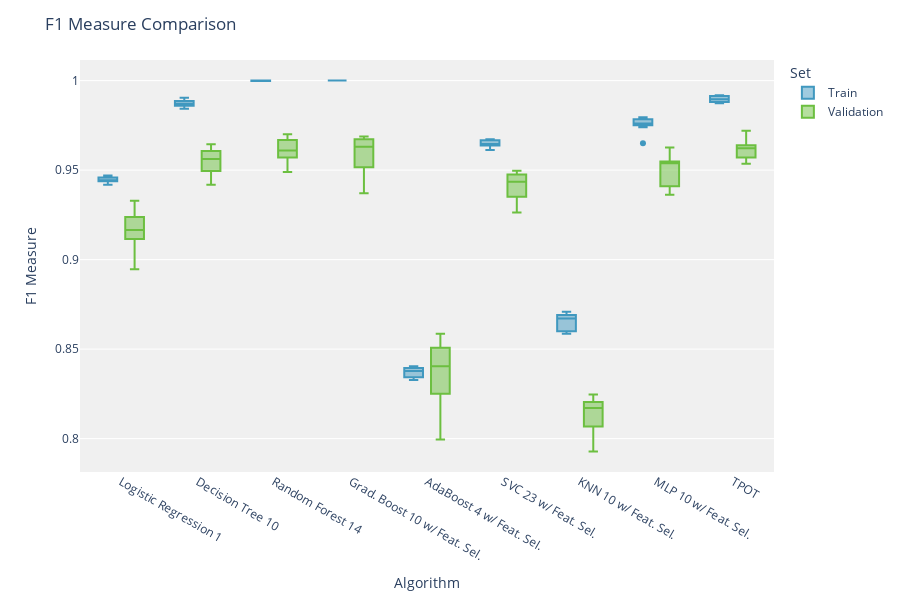

Notebook source saved alongside this figure:
### Code cell
import plotly.express as px
import ast
import pandas as pd

# Assuming you have a DataFrame named 'df' with algorithm names as columns and F1 scores as lists in each cell

# Extracting the F1 scores for train and validation sets
train_scores = f1_to_plot.loc['Train F1']
validation_scores = f1_to_plot.loc['Val F1']

# Converting the strings to lists
train_scores = train_scores.apply(ast.literal_eval)
validation_scores = validation_scores.apply(ast.literal_eval)

# Creating a new DataFrame in the required format
data_train = pd.DataFrame()
data_val = pd.DataFrame()

for col in train_scores.index:
    data_train = pd.concat([data_train, pd.DataFrame({'Algorithm': [col] * len(train_scores[col]),
                                                      'Score': train_scores[col],
                                                      'Set': 'Train'})], ignore_index=True)
    data_val = pd.concat([data_val, pd.DataFrame({'Algorithm': [col] * len(validation_scores[col]),
                                                  'Score': validation_scores[col],
                                                  'Set': 'Validation'})], ignore_index=True)

data = pd.concat([data_train, data_val])

# Defining custom colors for the box plot
color_map = {'Train': 'rgb(64, 152, 191)', 'Validation': 'rgb(108, 191, 64)'}

# Creating the box plot using Plotly Express
fig = px.box(data, x='Algorithm', y='Score', color='Set', color_discrete_map=color_map)

# Updating the layout
fig.update_layout(title='F1 Measure Comparison',
                  xaxis_title='Algorithm',
                  yaxis_title='F1 Measure',
                  legend_title='Set',
                  plot_bgcolor='rgb(240, 240, 240)',
                  height=600)  # Adjust the height value as per your preference

# Showing the plot
fig.show()

### Figure 1 — Plotly figure (JSON) as saved in the notebook; plotly's stock layout.template omitted (floating-point values rounded to 4 significant figures)
{"data": [{"alignmentgroup": "True", "hovertemplate": "Set=Train<br>Algorithm=%{x}<br>Score=%{y}<extra></extra>", "legendgroup": "Train", "marker": {"color": "rgb(64, 152, 191)"}, "name": "Train", "notched": false, "offsetgroup": "Train", "orientation": "v", "showlegend": true, "type": "box", "x": ["Logistic Regression 1", "Logistic Regression 1", "Logistic Regression 1", "Logistic Regression 1", "Logistic Regression 1", "Logistic Regression 1", "Logistic Regression 1", "Logistic Regression 1", "Logistic Regression 1", "Logistic Regression 1", "Decision Tree 10", "Decision Tree 10", "Decision Tree 10", "Decision Tree 10", "Decision Tree 10", "Decision Tree 10", "Decision Tree 10", "Decision Tree 10", "Decision Tree 10", "Decision Tree 10", "Random Forest 14", "Random Forest 14", "Random Forest 14", "Random Forest 14", "Random Forest 14", "Random Forest 14", "Random Forest 14", "Random Forest 14", "Random Forest 14", "Random Forest 14", "Grad. Boost 10 w/ Feat. Sel.", "Grad. Boost 10 w/ Feat. Sel.", "Grad. Boost 10 w/ Feat. Sel.", "Grad. Boost 10 w/ Feat. Sel.", "Grad. Boost 10 w/ Feat. Sel.", "Grad. Boost 10 w/ Feat. Sel.", "Grad. Boost 10 w/ Feat. Sel.", "Grad. Boost 10 w/ Feat. Sel.", "Grad. Boost 10 w/ Feat. Sel.", "Grad. Boost 10 w/ Feat. Sel.", "AdaBoost 4 w/ Feat. Sel.", "AdaBoost 4 w/ Feat. Sel.", "AdaBoost 4 w/ Feat. Sel.", "AdaBoost 4 w/ Feat. Sel.", "AdaBoost 4 w/ Feat. Sel.", "AdaBoost 4 w/ Feat. Sel.", "AdaBoost 4 w/ Feat. Sel.", "AdaBoost 4 w/ Feat. Sel.", "AdaBoost 4 w/ Feat. Sel.", "AdaBoost 4 w/ Feat. Sel.", "SVC 23 w/ Feat. Sel.", "SVC 23 w/ Feat. Sel.", "SVC 23 w/ Feat. Sel.", "SVC 23 w/ Feat. Sel.", "SVC 23 w/ Feat. Sel.", "SVC 23 w/ Feat. Sel.", "SVC 23 w/ Feat. Sel.", "SVC 23 w/ Feat. Sel.", "SVC 23 w/ Feat. Sel.", "SVC 23 w/ Feat. Sel.", "KNN 10 w/ Feat. Sel.", "KNN 10 w/ Feat. Sel.", "KNN 10 w/ Feat. Sel.", "KNN 10 w/ Feat. Sel.", "KNN 10 w/ Feat. Sel.", "KNN 10 w/ Feat. Sel.", "KNN 10 w/ Feat. Sel.", "KNN 10 w/ Feat. Sel.", "KNN 10 w/ Feat. Sel.", "KNN 10 w/ Feat. Sel.", "MLP 10 w/ Feat. Sel.", "MLP 10 w/ Feat. Sel.", "MLP 10 w/ Feat. Sel.", "MLP 10 w/ Feat. Sel.", "MLP 10 w/ Feat. Sel.", "MLP 10 w/ Feat. Sel.", "MLP 10 w/ Feat. Sel.", "MLP 10 w/ Feat. Sel.", "MLP 10 w/ Feat. Sel.", "MLP 10 w/ Feat. Sel.", "TPOT", "TPOT", "TPOT", "TPOT", "TPOT", "TPOT", "TPOT", "TPOT", "TPOT", "TPOT"], "x0": " ", "xaxis": "x", "y": [0.9422, 0.9437, 0.9466, 0.9444, 0.9442, 0.9441, 0.9459, 0.9418, 0.947, 0.9442, 0.9885, 0.9842, 0.986, 0.9859, 0.9877, 0.99, 0.9904, 0.985, 0.9876, 0.9866, 1, 1, 1, 1, 1, 1, 0.9998, 0.9998, 0.9998, 1, 1, 1, 1, 1, 1, 1, 1, 1, 1, 1, 0.8358, 0.8399, 0.8395, 0.8338, 0.8342, 0.8386, 0.8391, 0.8328, 0.8404, 0.8369, 0.964, 0.9619, 0.9648, 0.9669, 0.9667, 0.9638, 0.9612, 0.9643, 0.9672, 0.9662, 0.8708, 0.8689, 0.8642, 0.86, 0.869, 0.8695, 0.8586, 0.8691, 0.8653, 0.8588, 0.9784, 0.965, 0.9739, 0.9754, 0.9795, 0.9759, 0.9751, 0.977, 0.9786, 0.9761, 0.989, 0.9881, 0.9914, 0.9877, 0.9918, 0.9905, 0.9901, 0.9916, 0.9883, 0.9873], "y0": " ", "yaxis": "y"}, {"alignmentgroup": "True", "hovertemplate": "Set=Validation<br>Algorithm=%{x}<br>Score=%{y}<extra></extra>", "legendgroup": "Validation", "marker": {"color": "rgb(108, 191, 64)"}, "name": "Validation", "notched": false, "offsetgroup": "Validation", "orientation": "v", "showlegend": true, "type": "box", "x": ["Logistic Regression 1", "Logistic Regression 1", "Logistic Regression 1", "Logistic Regression 1", "Logistic Regression 1", "Logistic Regression 1", "Logistic Regression 1", "Logistic Regression 1", "Logistic Regression 1", "Logistic Regression 1", "Decision Tree 10", "Decision Tree 10", "Decision Tree 10", "Decision Tree 10", "Decision Tree 10", "Decision Tree 10", "Decision Tree 10", "Decision Tree 10", "Decision Tree 10", "Decision Tree 10", "Random Forest 14", "Random Forest 14", "Random Forest 14", "Random Forest 14", "Random Forest 14", "Random Forest 14", "Random Forest 14", "Random Forest 14", "Random Forest 14", "Random Forest 14", "Grad. Boost 10 w/ Feat. Sel.", "Grad. Boost 10 w/ Feat. Sel.", "Grad. Boost 10 w/ Feat. Sel.", "Grad. Boost 10 w/ Feat. Sel.", "Grad. Boost 10 w/ Feat. Sel.", "Grad. Boost 10 w/ Feat. Sel.", "Grad. Boost 10 w/ Feat. Sel.", "Grad. Boost 10 w/ Feat. Sel.", "Grad. Boost 10 w/ Feat. Sel.", "Grad. Boost 10 w/ Feat. Sel.", "AdaBoost 4 w/ Feat. Sel.", "AdaBoost 4 w/ Feat. Sel.", "AdaBoost 4 w/ Feat. Sel.", "AdaBoost 4 w/ Feat. Sel.", "AdaBoost 4 w/ Feat. Sel.", "AdaBoost 4 w/ Feat. Sel.", "AdaBoost 4 w/ Feat. Sel.", "AdaBoost 4 w/ Feat. Sel.", "AdaBoost 4 w/ Feat. Sel.", "AdaBoost 4 w/ Feat. Sel.", "SVC 23 w/ Feat. Sel.", "SVC 23 w/ Feat. Sel.", "SVC 23 w/ Feat. Sel.", "SVC 23 w/ Feat. Sel.", "SVC 23 w/ Feat. Sel.", "SVC 23 w/ Feat. Sel.", "SVC 23 w/ Feat. Sel.", "SVC 23 w/ Feat. Sel.", "SVC 23 w/ Feat. Sel.", "SVC 23 w/ Feat. Sel.", "KNN 10 w/ Feat. Sel.", "KNN 10 w/ Feat. Sel.", "KNN 10 w/ Feat. Sel.", "KNN 10 w/ Feat. Sel.", "KNN 10 w/ Feat. Sel.", "KNN 10 w/ Feat. Sel.", "KNN 10 w/ Feat. Sel.", "KNN 10 w/ Feat. Sel.", "KNN 10 w/ Feat. Sel.", "KNN 10 w/ Feat. Sel.", "MLP 10 w/ Feat. Sel.", "MLP 10 w/ Feat. Sel.", "MLP 10 w/ Feat. Sel.", "MLP 10 w/ Feat. Sel.", "MLP 10 w/ Feat. Sel.", "MLP 10 w/ Feat. Sel.", "MLP 10 w/ Feat. Sel.", "MLP 10 w/ Feat. Sel.", "MLP 10 w/ Feat. Sel.", "MLP 10 w/ Feat. Sel.", "TPOT", "TPOT", "TPOT", "TPOT", "TPOT", "TPOT", "TPOT", "TPOT", "TPOT", "TPOT"], "x0": " ", "xaxis": "x", "y": [0.9178, 0.9275, 0.9065, 0.9115, 0.8946, 0.9142, 0.9238, 0.9211, 0.9329, 0.9153, 0.9624, 0.9644, 0.9418, 0.9607, 0.9435, 0.9575, 0.9563, 0.956, 0.9504, 0.9496, 0.957, 0.9701, 0.9489, 0.967, 0.9622, 0.9669, 0.9551, 0.9655, 0.9597, 0.9597, 0.9489, 0.967, 0.9371, 0.9672, 0.9623, 0.9688, 0.9569, 0.9638, 0.9681, 0.9515, 0.8098, 0.8474, 0.8507, 0.8292, 0.825, 0.8586, 0.8549, 0.8379, 0.8429, 0.7995, 0.9418, 0.9469, 0.9351, 0.9497, 0.9263, 0.9407, 0.9272, 0.9496, 0.9475, 0.9451, 0.8246, 0.8227, 0.8155, 0.8205, 0.8196, 0.7999, 0.8092, 0.8068, 0.7928, 0.8188, 0.9362, 0.9626, 0.9547, 0.9541, 0.9402, 0.9541, 0.9409, 0.96, 0.9429, 0.9536, 0.9536, 0.9621, 0.9557, 0.9623, 0.972, 0.972, 0.957, 0.9638, 0.9581, 0.9632], "y0": " ", "yaxis": "y"}], "layout": {"boxmode": "group", "height": 600, "legend": {"title": {"text": "Set"}, "tracegroupgap": 0}, "margin": {"t": 60}, "plot_bgcolor": "rgb(240, 240, 240)", "title": {"text": "F1 Measure Comparison"}, "xaxis": {"anchor": "y", "domain": [0, 1], "title": {"text": "Algorithm"}}, "yaxis": {"anchor": "x", "domain": [0, 1], "title": {"text": "F1 Measure"}}}}
